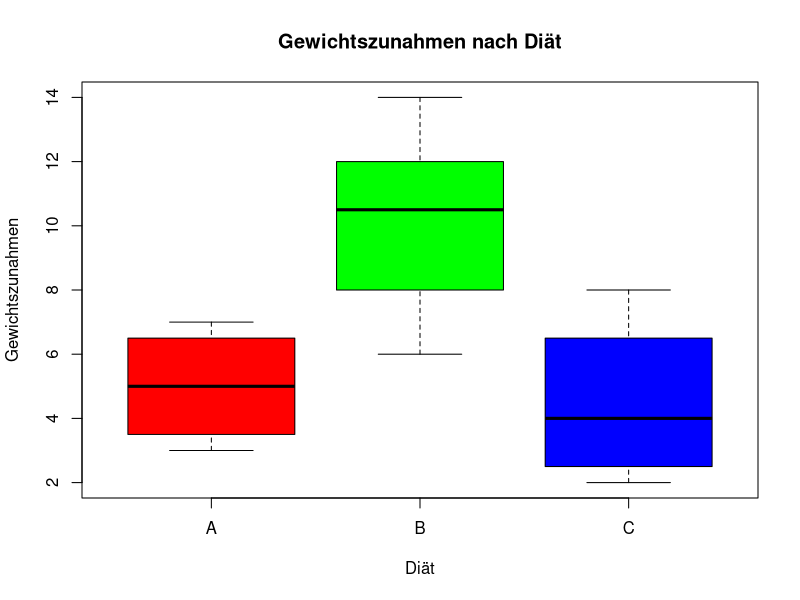
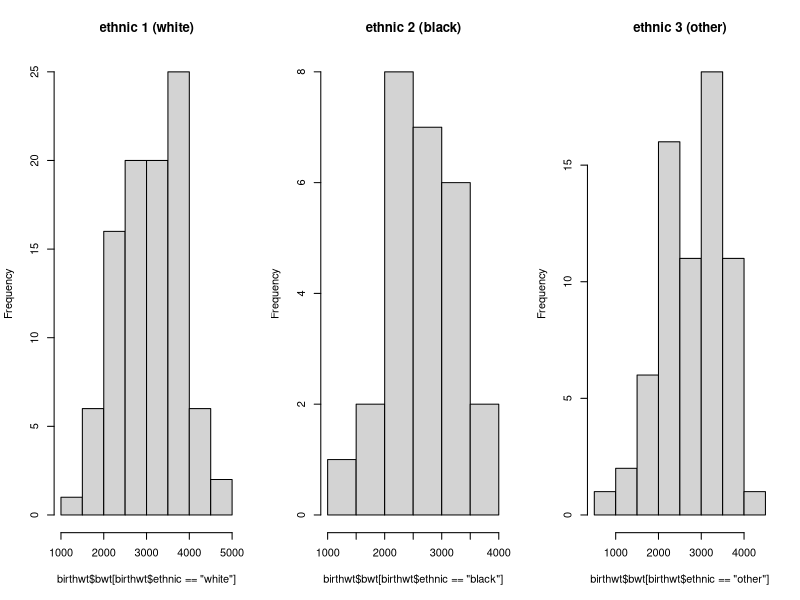
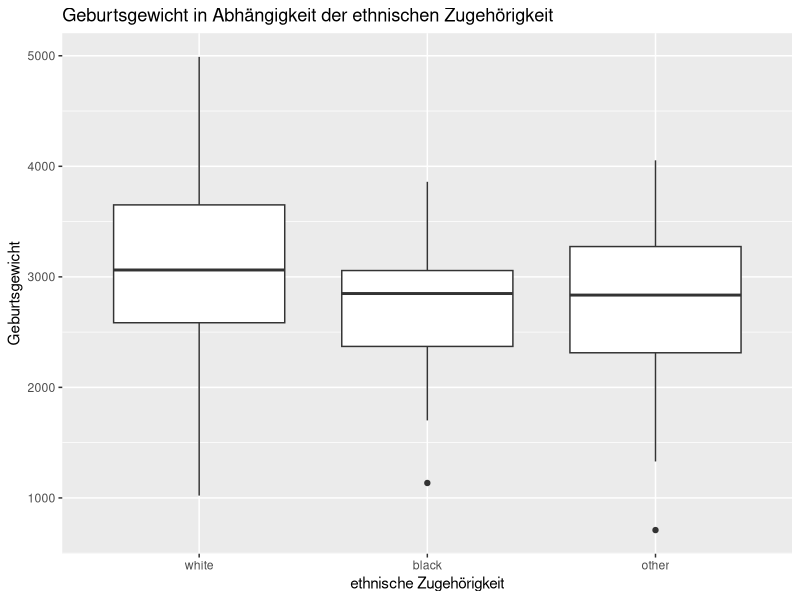
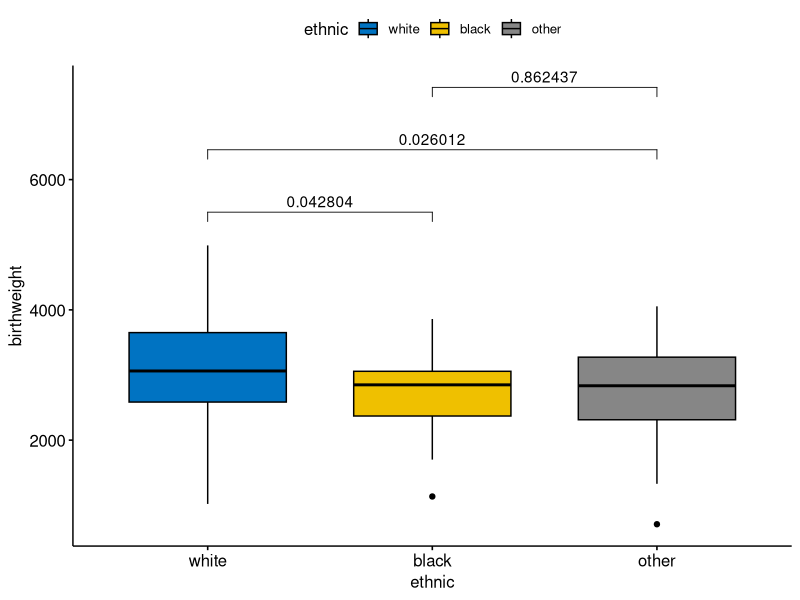
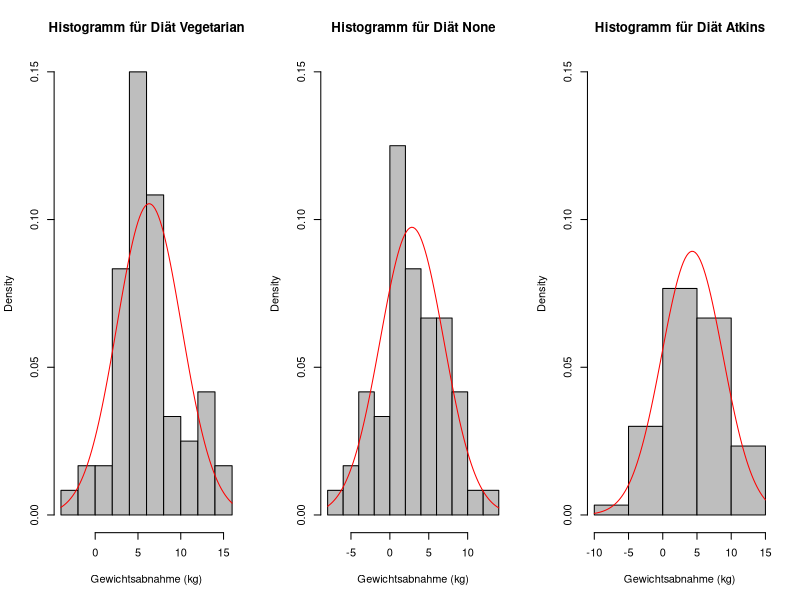
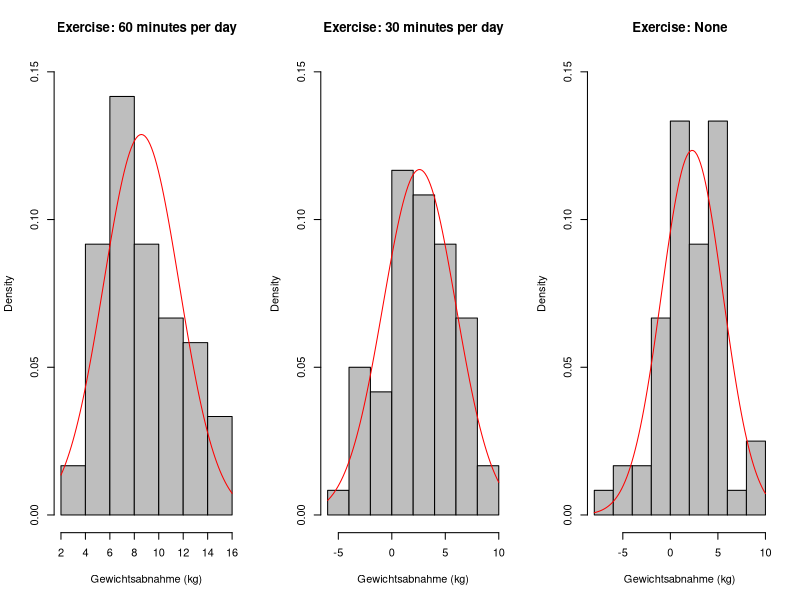
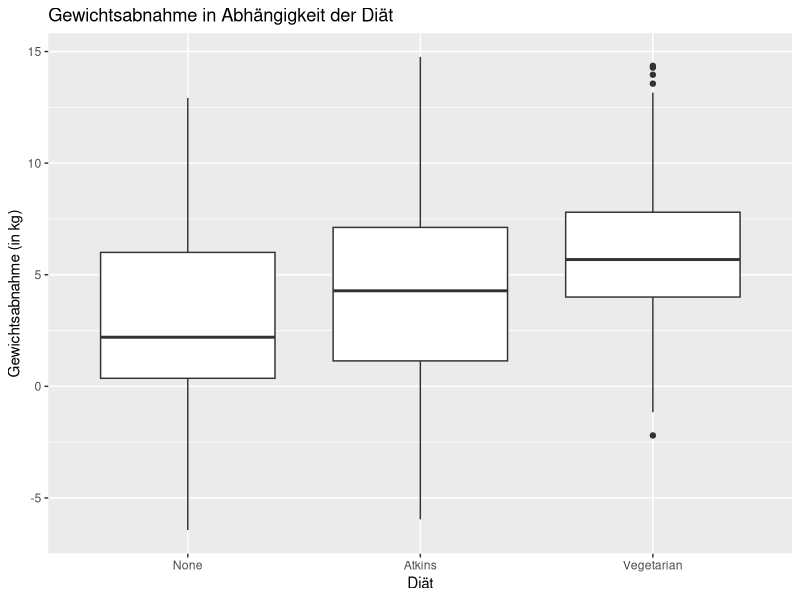
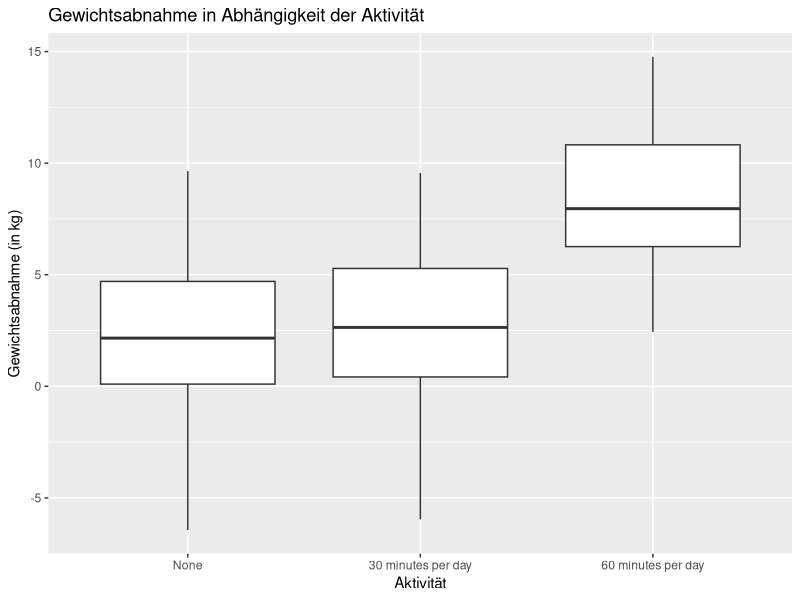

Generate these figures, in order, with R:
## ---- chunk 1
# ANOVA händische durchführung
gains <- list(
  A = c(3, 6, 7, 4),
  B = c(10, 12, 11, 14, 8, 6),
  C = c(8, 3, 2, 5))

# Überblick über die Daten / Farben nach Diet
str(gains)
boxplot(gains, col = c("red", "green", "blue"), 
        ylab = "Gewichtszunahmen",
        xlab = "Diät",
        main = "Gewichtszunahmen nach Diät")

# Hypothesen
# H0: mu_a = mu_b = mu_c
# H1: mu_i != mu_j (für mindestens ein Paar i,j)

# Berechnung der Mittelwerte
mean_total = mean(unlist(gains))

# Berechnung der Quadratsummen
qs_between <- 0
for (group in gains) {
  group_mean <- mean(group)
  n <- length(group)
  qs_between <- qs_between + n * (group_mean - mean_total)^2
}

paste("Die Quadratsumme zwischen den Gruppen beträgt: ", round(qs_between,2))

qs_within <- 0
for (group in gains) {
  group_mean <- mean(group)
  for (value in group) {
    qs_within <- qs_within + (value - group_mean)^2
  }
}

paste("Die Quadratsumme innerhalb der Gruppen beträgt: ", round(qs_within,2))

qs_total <- sum((unlist(gains) - mean_total)^2)

paste("Die Quadratsumme insgesamt beträgt: ", round(qs_total,2))

# Prüfung der Quadratsummen
round(qs_total, 2)==round(qs_between + qs_within, 2)

# Überprüfen der Vorraussetzungen

# Normalverteilung
for (group in gains) {
  print(shapiro.test(group))
}

# Varianzhomogenität (Barlet-Test)
bartlett.test(gains)

# Freiheitsgrade
df_between <- length(gains) - 1
df_within <- length(unlist(gains)) - length(gains)
df_total <- length(unlist(gains)) - 1

# Berechnung der Varianzen (Mittlere Quadratsummen)
ms_total <- qs_total / df_total
ms_between <- qs_between / df_between
ms_within <- qs_within / df_within

# Berechnung des F-Wertes
f_value <- ms_between / ms_within
paste("Der F-Wert beträgt: ", round(f_value, 2))

# kritischer F-Wert aus Tabelle
alpha <- 0.05
f_critical <- qf(alpha, df_between, df_within,lower.tail = F)
paste("Der kritische F-Wert beträgt: ", round(f_critical, 2))

# Ergebnis
if (f_value > f_critical) {
  print("H0 wird verworfen")
} else {
  print("H0 wird nicht verworfen")
}

# p-Wert
p_value <- pf(f_value, df_between, df_within, lower.tail = F)
paste("Der berechnete p-Wert beträgt: ", round(p_value,5))

# Überprüfung mit R
diet <- factor(rep(names(gains), times = sapply(gains, length)))
all_gains <- unlist(gains)

aov_result <- aov(all_gains ~ diet)
summary(aov_result)
## ---- chunk 2
# Daten einlesen
library(readxl)
birthwt <- read_excel("UE3 Daten/birthwt_aov.xlsx")

# Faktor für ethnische Zugehörigkeit
birthwt$ethnic <- factor(birthwt$ethnic, levels = c(1,2,3), labels = c("white", "black", "other"))

# Überblick über die Daten
str(birthwt)
table(birthwt$ethnic)
summary(birthwt$bwt)

# Hypothesen
# H0: mu_white = mu_black = mu_other
# H1: mu_i != mu_j (für mindestens ein Paar i,j)

# Überprüfen der Vorraussetzungen

# Normalverteilung (für jede Gruppe)
par(mfrow = c(1,3))
hist(birthwt$bwt[birthwt$ethnic == 'white'], main = "ethnic 1 (white)")
hist(birthwt$bwt[birthwt$ethnic == 'black'], main = "ethnic 2 (black)")
hist(birthwt$bwt[birthwt$ethnic == 'other'], main = "ethnic 3 (other)")

ethics <- unique(birthwt$ethnic)
# Shapiro-Wilk-Test
for (ethic in ethics) {
  print(ethic)
  print(shapiro.test(birthwt$bwt[birthwt$ethnic == ethic]))
}

## ---- chunk 3
# Varianzhomogenität (Heteroskedastizität)

# Levene-Test
library(car)
leveneTest(bwt ~ ethnic, data = birthwt)

# Bartlett-Test
bartlett.test(birthwt$bwt ~ birthwt$ethnic)

## ---- chunk 4
# ANOVA
aov_result <- aov(bwt ~ ethnic, data = birthwt)
summary(aov_result)

# Darstellung der Ergebnisse
library(ggplot2)
ggplot(birthwt, aes(x = ethnic, y = bwt)) +
  geom_boxplot() +
  labs(title = "Geburtsgewicht in Abhängigkeit der ethnischen Zugehörigkeit",
       x = "ethnische Zugehörigkeit",
       y = "Geburtsgewicht")

## ---- chunk 5
# Post-Hoc-Test
pht <- TukeyHSD(aov_result)
print(pht)

# Darstellung der Ergebnisse
library(ggpubr)

stat.test <- tibble::tribble(
  ~group1, ~group2,   ~p.adj,
  "white",     "black", round(pht$ethnic[1,4],6),
  "white",     "other", round(pht$ethnic[2,4],6),
  "black",     "other", round(pht$ethnic[3,4],6))

# Boxplots (inkl. p-Werte)
ggboxplot(birthwt, x = "ethnic", y = "bwt",
          fill = "ethnic", 
          palette = "jco",
          ylab = "birthweight") +
  stat_pvalue_manual(stat.test,
                     y.position = 5500, step.increase = 0.2,
                     label = "p.adj")
## ---- chunk 6
# Laden der Daten
library(foreign)
weightloss <- read.spss("UE3 Daten/weightloss.sav", to.data.frame = TRUE)

str(weightloss)
summary(weightloss)

# Hypothesen

# H0 (Diät): mu_noDiet = mu_vegetarian = mu_atkins
# H0 (Activität): mu_none = mu_30 = mu_60
# H0 (Interaktion): Alle Mittelwertunterschiede werden durch die Haupteffekte erklärt.
## ---- chunk 7
# Überprüfen der Vorraussetzungen

# -- für Diet-Gruppen
unique_diets <- unique(weightloss$diet)

# Normalverteilung 
par(mfrow = c(1, 3))
for(diet in unique_diets) {
  # Daten für die spezifische Diät
  diet_data <- weightloss$wloss[weightloss$diet == diet]

  # Histogramm erstellen
  hist(diet_data, probability = TRUE,
       main = paste("Histogramm für Diät", diet),
       xlab = "Gewichtsabnahme (kg)",
       col = "gray", border = "black",
       ylim = c(0, 0.15))

  # Normalverteilungskurve hinzufügen
  curve(dnorm(x, mean = mean(diet_data), sd = sd(diet_data)), add = TRUE, col = "red")
}

# Shapiro-Wilk-Test
for (diet in unique_diets) {
  print(shapiro.test(weightloss$wloss[weightloss$diet == diet]))
}
## ---- chunk 8
# -- für Activity-Gruppen
unique_activities <- unique(weightloss$exercise)

# Normalverteilung
par(mfrow = c(1, 3))
for(activity in unique_activities) {
  # Daten für die spezifische Aktivität
  activity_data <- weightloss$wloss[weightloss$exercise == activity]

  # Histogramm erstellen
  hist(activity_data, probability = TRUE,
       main = paste("Exercise:", activity),
       xlab = "Gewichtsabnahme (kg)",
       col = "gray", border = "black",
       ylim = c(0, 0.15))

  # Normalverteilungskurve hinzufügen
  curve(dnorm(x, mean = mean(activity_data), sd = sd(activity_data)), add = TRUE, col = "red")
}

# Shapiro-Wilk-Test
for (activity in unique_activities) {
  print(shapiro.test(weightloss$wloss[weightloss$exercise == activity]))
}
## ---- chunk 9
# Varianzhomogenität (Heteroskedastizität)

# Levene-Test
leveneTest(wloss ~ diet, data = weightloss)
leveneTest(wloss ~ exercise, data = weightloss)
leveneTest(wloss ~ diet * exercise, data = weightloss)

# Bartlett-Test
bartlett.test(wloss ~ diet, data = weightloss)
bartlett.test(wloss ~ exercise, data = weightloss)

## ---- chunk 10
# Durchführung der ANOVA
summary(aov(wloss~diet+exercise,data=weightloss))

#mit Interaktionseffekte
summary(aov(wloss~diet*exercise,data=weightloss))
## ---- chunk 11
# Boxplot (diets)
ggplot(weightloss, aes(x = diet, y = wloss)) +
  geom_boxplot() +
  labs(title = "Gewichtsabnahme in Abhängigkeit der Diät",
       x = "Diät",
       y = "Gewichtsabnahme (in kg)")

# Boxplot (activities)
ggplot(weightloss, aes(x = exercise, y = wloss)) +
  geom_boxplot() +
  labs(title = "Gewichtsabnahme in Abhängigkeit der Aktivität",
       x = "Aktivität",
       y = "Gewichtsabnahme (in kg)")

# Boxplot (diets & activities)
ggplot(weightloss, aes(x = diet, y = wloss, fill = exercise)) +
  geom_boxplot() +
  labs(title = "Gewichtsabnahme in Abhängigkeit der Diät und Aktivität",
       x = "Diät",
       y = "Gewichtsabnahme (in kg)",
       fill = "Aktivität")

# Ausreißer bereinigen (median +- 1.5 IQR)
library(dplyr)
weightloss_clean <- weightloss %>%
  group_by(diet, exercise) %>%
  mutate(lb = quantile(wloss, 0.25) - 1.5 * IQR(wloss),
         ub = quantile(wloss, 0.75) + 1.5 * IQR(wloss)) %>%
  filter(wloss >= lb & wloss <= ub)

# Boxplot (diets & activities)
ggplot(weightloss_clean, aes(x = diet, y = wloss, fill = exercise)) +
  geom_boxplot() +
  labs(title = "Gewichtsabnahme in Abhängigkeit der Diät und Aktivität (ausreißerbereinigt)",
       x = "Diät",
       y = "Gewichtsabnahme (in kg)",
       fill = "Aktivität")

## ---- chunk 12
# Interaktionsplots (simple)
ip_act <- interaction.plot(weightloss$diet, weightloss$exercise, weightloss$wloss, 
                 col = c("darkorange", "darkgreen", "blue"),
                 pch = c(1, 2, 3), fixed = FALSE, xlab = "Diät", 
                 ylab = "Gewichtsabnahme (in kg)", trace.label = "Aktivität")

ip_diet <- interaction.plot(weightloss$exercise, weightloss$diet, weightloss$wloss, 
                 col = c("darkorange", "darkgreen", "blue"),
                 pch = c(1, 2, 3), fixed = FALSE, xlab = "Aktivität", 
                 ylab = "Gewichtsabnahme (in kg)", trace.label = "Diät")

## ---- chunk 13
# Interaktionsplot (ggpubr)
library(ggpubr)
ggline(weightloss, x = "diet", y = "wloss", color = "exercise", size = 1.1,
       add = c("mean_se","dotplot"))
ggline(weightloss, x = "exercise", y = "wloss", color = "diet", size = 1.1,
       add = c("mean_se","dotplot"))
## ---- chunk 14
# Post-hoc Tests
pht_diet <- TukeyHSD(aov(wloss~diet*exercise,data=weightloss),which="diet")
pht_act <- TukeyHSD(aov(wloss~diet*exercise,data=weightloss),which="exercise")
## ---- chunk 15
# Darsellung der Post-hoc Test Ergebnisse
stat.test_diet <- tibble::tribble(
  ~group1, ~group2,   ~p.adj,
  "Atkins",     "None", round(pht_diet$diet[1,4],6),
  "Vegetarian",     "None", round(pht_diet$diet[2,4],6),
  "Vegetarian",     "Atkins", round(pht_diet$diet[3,4],6))

# Boxplot 
ggboxplot(weightloss, x = "diet", y = "wloss",
          fill = "diet", 
          palette = "Okabe-Ito",
          ylab = "weightloss") +
  stat_pvalue_manual(stat.test_diet,
                     y.position = 17, step.increase = 0.2,
                     label = "p.adj")

stat.test_act <- tibble::tribble(
  ~group1, ~group2,   ~p.adj,
  "30 minutes per day",     "None", round(pht_act$exercise[1,4],6),
  "60 minutes per day",     "None", round(pht_act$exercise[2,4],6),
  "60 minutes per day",     "30 minutes per day", round(pht_act$exercise[3,4],6))

# Boxplot
ggboxplot(weightloss, x = "exercise", y = "wloss",
          fill = "exercise", 
          palette = "Okabe-Ito",
          ylab = "weightloss") +
  stat_pvalue_manual(stat.test_act,
                     y.position = 12, step.increase = 0.2,
                     label = "p.adj")

